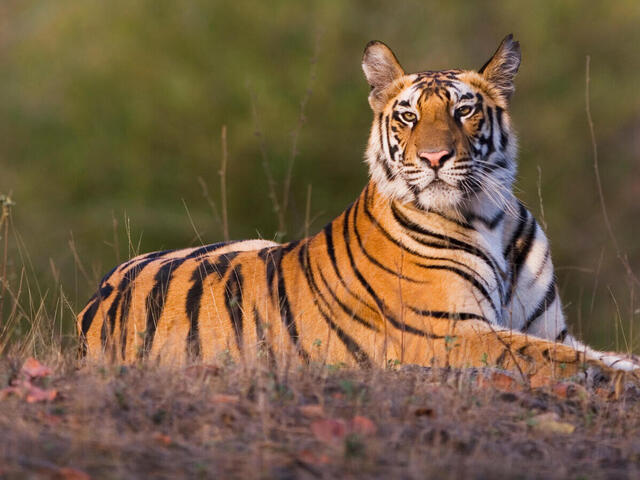
#> input picture Activity02/tiger.jpg, 640 x 480 px
$ jupyter execute Act02.ipynb   (shell and % lines are left out)
#> lines starting #> are read from the running program, lines starting #| are printed output that depends on the picture
[cell 1]
import cv2
import numpy as np

from matplotlib import pyplot as plt

[cell 2]

img_tiger = cv2.imread('tiger.jpg')
#> img_tiger is the input picture: shape (480, 640, 3); mean B, G, R 67.7, 94.4, 118.1
img_dog = cv2.imread('dog.jpg')
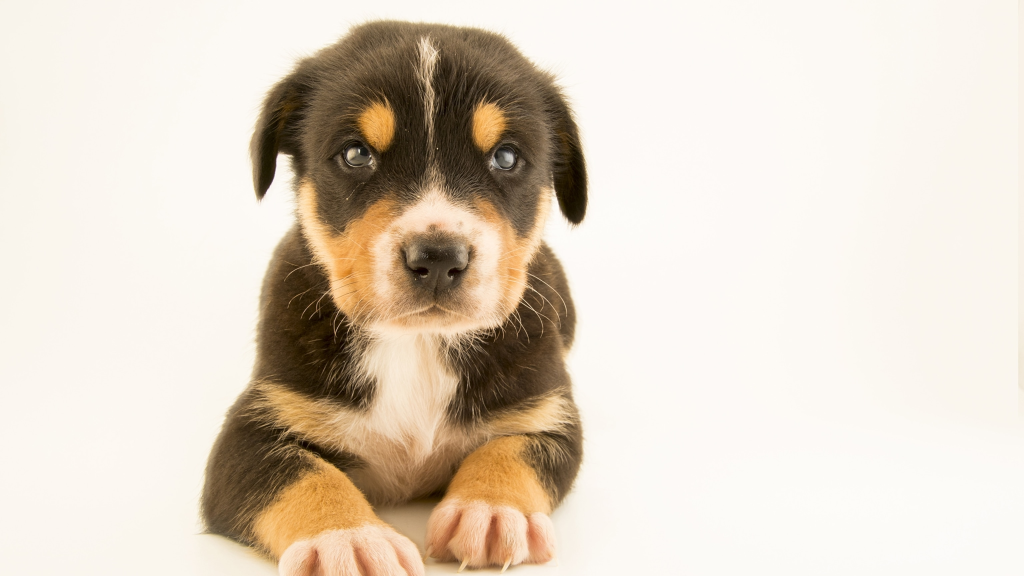
#> input picture Activity02/dog.jpg, 3072 x 1728 px (shown at 1/3 size)
#> img_dog is the input picture: shape (1728, 3072, 3); mean B, G, R 196.2, 210.6, 222.1

print('tiger :', img_tiger.shape[0], img_tiger.shape[1])
#| tiger : 480 640
print('dog :', img_dog.shape[0], img_dog.shape[1])
#| dog : 1728 3072

# [4 lines of commented-out code are left out]

[cell 3]
# Act 2.1

plt.figure(figsize=(15,12))

# RGB
img_RGB = cv2.cvtColor(img_tiger, cv2.COLOR_BGR2RGB)
plt.subplot(4,4,1)
plt.imshow(img_RGB, cmap='gray')
plt.title('RGB')

plt.subplot(4,4,2)
plt.imshow(img_RGB[:,:,0], cmap='gray')
plt.title('R')

plt.subplot(4,4,3)
plt.imshow(img_RGB[:,:,1], cmap='gray')
plt.title('G')

plt.subplot(4,4,4)
plt.imshow(img_RGB[:,:,2], cmap='gray')
plt.title('B')

# HSV
img_HSV = cv2.cvtColor(img_tiger, cv2.COLOR_BGR2HSV)
#> img_HSV: shape (480, 640, 3); mean H, S, V 34.2, 111, 118.8
plt.subplot(4,4,5)
plt.imshow(img_HSV, cmap='gray')
plt.title('HSV')

plt.subplot(4,4,6)
plt.imshow(img_HSV[:,:,0], cmap='gray')
plt.title('H')

plt.subplot(4,4,7)
plt.imshow(img_HSV[:,:,1], cmap='gray')
plt.title('S')

plt.subplot(4,4,8)
plt.imshow(img_HSV[:,:,2], cmap='gray')
plt.title('V')


# HLS
img_HLS = cv2.cvtColor(img_tiger, cv2.COLOR_BGR2HLS)
#> img_HLS: shape (480, 640, 3); mean of channels 0, 1, 2 34.2, 92.8, 82.4
plt.subplot(4,4,9)
plt.imshow(img_HLS, cmap='gray')
plt.title('HLS')

plt.subplot(4,4,10)
plt.imshow(img_HLS[:,:,0], cmap='gray')
plt.title('H')

plt.subplot(4,4,11)
plt.imshow(img_HLS[:,:,1], cmap='gray')
plt.title('L')

plt.subplot(4,4,12)
plt.imshow(img_HLS[:,:,2], cmap='gray')
plt.title('S')

# YCrCb
img_YCrCb = cv2.cvtColor(img_tiger, cv2.COLOR_BGR2YCrCb)
#> img_YCrCb: shape (480, 640, 3); mean of channels 0, 1, 2 98.5, 142, 110.6
plt.subplot(4, 4, 13)
plt.imshow(img_YCrCb, cmap='gray')
plt.title('YCrCb')

plt.subplot(4, 4, 14)
plt.imshow(img_YCrCb[:,:,0], cmap='gray')
plt.title('Y')

plt.subplot(4, 4, 15)
plt.imshow(img_YCrCb[:,:,1], cmap='gray')
plt.title('Cr')

plt.subplot(4, 4, 16)
plt.imshow(img_YCrCb[:,:,2], cmap='gray')
plt.title('Cb')
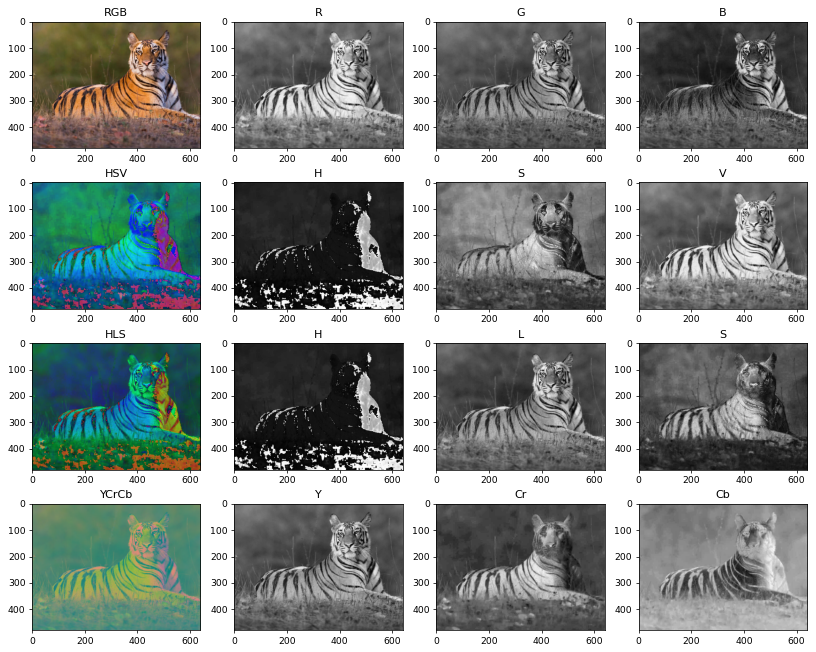
#> figure drawn by matplotlib, 16 panels

[cell 4]
# Act 2.2

# Image Resize
scale_percent = 30 # percent of original size
width = int(img_dog.shape[1] * scale_percent / 100)
#> width = 921
height = int(img_dog.shape[0] * scale_percent / 100)
#> height = 518
dim = (width, height)
#> dim = (921, 518)

# resize image
img_dog_resized = cv2.resize(img_dog, dim, interpolation = cv2.INTER_AREA)
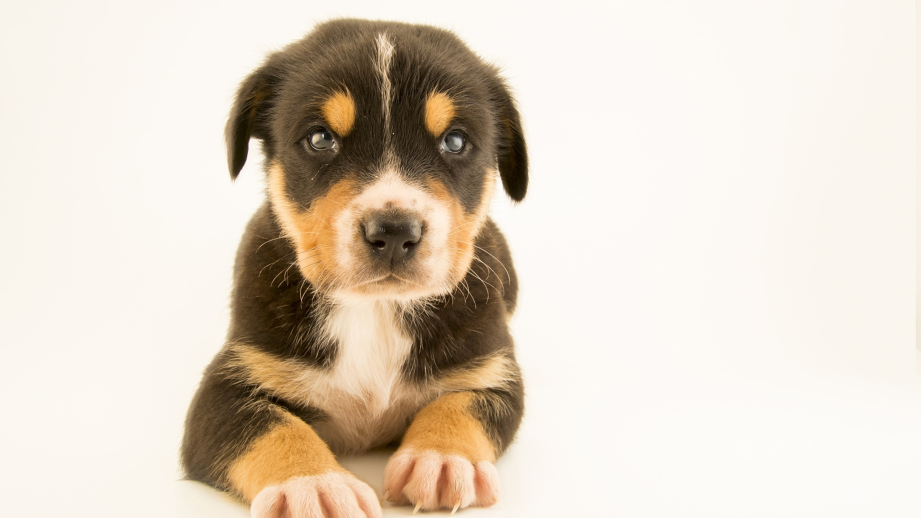
#> img_dog_resized: shape (518, 921, 3); mean B, G, R 196.2, 210.6, 222.1

# crop image
img_dog_cropped = img_dog_resized[20:500, 60:700]
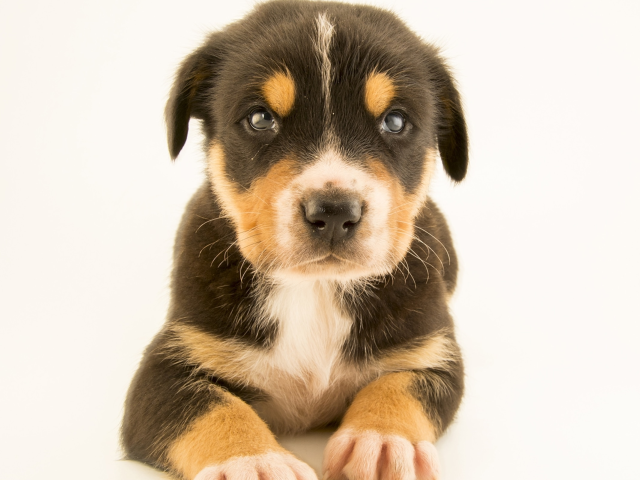
#> img_dog_cropped: shape (480, 640, 3); mean B, G, R 172.7, 191.2, 206.5

print(img_tiger.shape[:2])
#| (480, 640)
print(img_dog_cropped.shape[:2])
#| (480, 640)

# cv2.imshow('cropped', img_dog_cropped)
# cv2.waitKey(0)

#### Video Writer
fourcc = cv2.VideoWriter_fourcc(*'MP4V')
out = cv2.VideoWriter('out_video.mp4', fourcc, 120.0, (640, 480))

# loop for add each image
for i in range(50):
    weight = 0.02 * (i+1)
    res = cv2.addWeighted(img_tiger, weight, img_dog_cropped, 1 - weight, 0)
    out.write(res)

for i in range(50):
    weight = 0.02 * (i+1)
    res = cv2.addWeighted(img_tiger, 1 - weight, img_dog_cropped, weight, 0)
    out.write(res)

# Export video
out.release()

[cell 5]
# Act 2.3

# RGB_img.shape
zero_array=np.zeros((480,640,3),  dtype= np.uint8)
zero_array
for rol in range(0,300):
    for col in range(300,500):
        zero_array[rol][col] = (255,255,255)

im_obj_area = cv2.bitwise_and(img_tiger, zero_array)
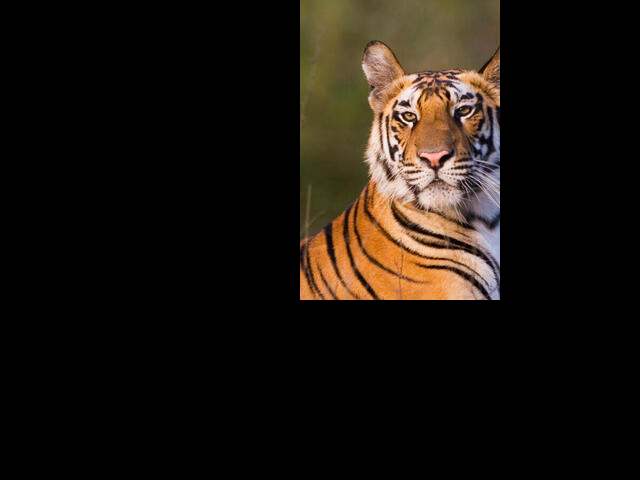
#> im_obj_area: shape (480, 640, 3); mean B, G, R 14.3, 20.6, 26.8
# cv2.imshow("window",im_obj_area)
# cv2.waitKey(0)

plt.figure(figsize=(15,15))

plt.subplot(1,3,1)
plt.imshow(img_tiger, cmap='gray')
plt.title('Image')

plt.subplot(1,3,2)
plt.imshow(zero_array)
plt.title('Mask')

plt.subplot(1,3,3)
plt.imshow(im_obj_area, cmap='gray')
plt.title('Image with Mask')
cv2.waitKey(0)


# print(white_array(6,5))
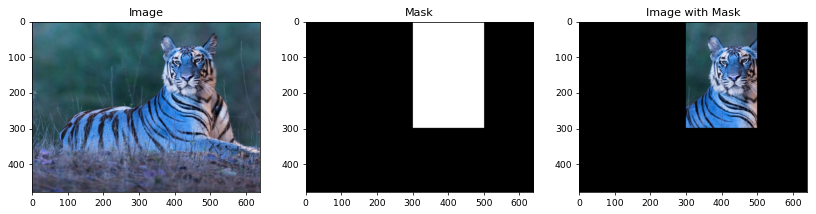
#> figure drawn by matplotlib, 3 panels; B, G, R data is drawn as R, G, B
